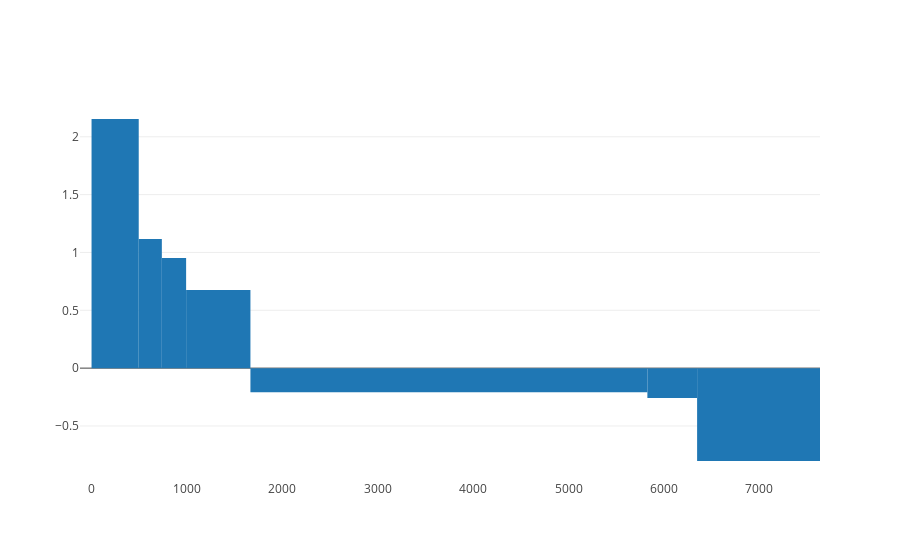

Source (notebook cell):
### Markdown cell above
## 3 - Present a graph

### Code cell
import plotly.offline as py
import plotly.graph_objs as go

tmp = res_reg.sort_values(by="Energy / Capita (offset)", ascending=False)

# energy / capita offset scaled in units of world energy / capita average
y = list(tmp["Energy / Capita (offset)"] / world_energy_per_capita)

# net energy change should be 0 theoretically
assert (tmp["Energy / Capita (offset)"]*tmp["Population"]).sum() < 0.0000001

# should be "Population"
width = list(tmp["Population"])

# position bars next to each other
x = [sum(width[:i]) for i in range(len(width))]

trace0 = go.Bar(
    x=x,
    y=y,
    offset=0,
    width=width
)

data = [trace0]

fig = go.Figure(data=data)
py.iplot(fig, filename='width-bar')

### Figure 1 — Plotly figure (JSON) as saved in the notebook; plotly's stock layout.template omitted (floating-point values rounded to 4 significant figures)
{"data": [{"offset": 0, "type": "bar", "uid": "bb506b19-096e-4d36-bf50-1e23d80bba34", "width": [494.5, 242.2, 254.4, 674.1, 4160.0, 521.3, 1288.0], "x": [0, 494.5, 736.7, 991.1, 1665.0, 5825.0, 6347.0], "y": [2.154, 1.116, 0.9527, 0.6752, -0.2077, -0.2584, -0.8027]}], "layout": {"autosize": true, "xaxis": {"autorange": true, "range": [-121.1, 7635.0], "type": "linear"}, "yaxis": {"autorange": true, "range": [-0.9669, 2.318], "type": "linear"}}}
